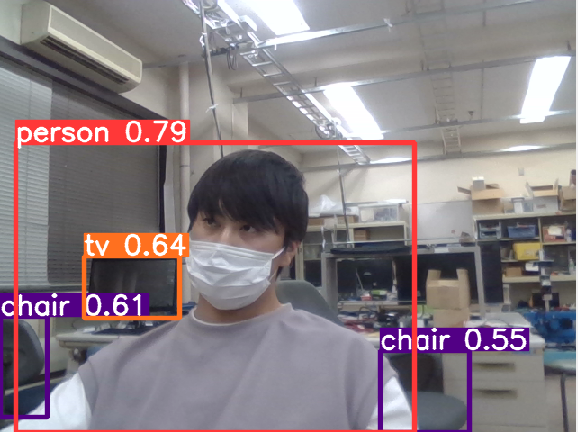
#> input picture image.png, 578 x 432 px
$ python sample.py
#> lines starting #> are read from the running program, lines starting #| are printed output that depends on the picture
import cv2
import numpy as np

img = cv2.imread("image.png")
#> img is the input picture: shape (432, 578, 3); mean B, G, R 131.5, 126.3, 137.9

# 全体をhsv化
# ほしい色領域をinRangeで抽出して白に変換
# ある座標範囲の部分（box)内に白(1)の数をカウント
# 全体の画素数で白のカウントを割った値が60％以上ならpub

# y, x
img1 = img[100:500, 10:450]
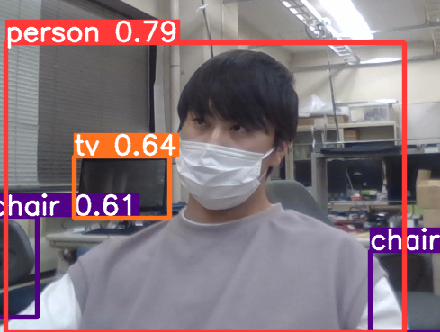
#> img1: shape (332, 440, 3); mean B, G, R 124.9, 117.7, 135.6

cv2.imshow("img", img)
cv2.imshow("img1",img1)
cv2.waitKey(0)
cv2.destroyAllWindows()

$ run again, with apple.jpg saved as image.png
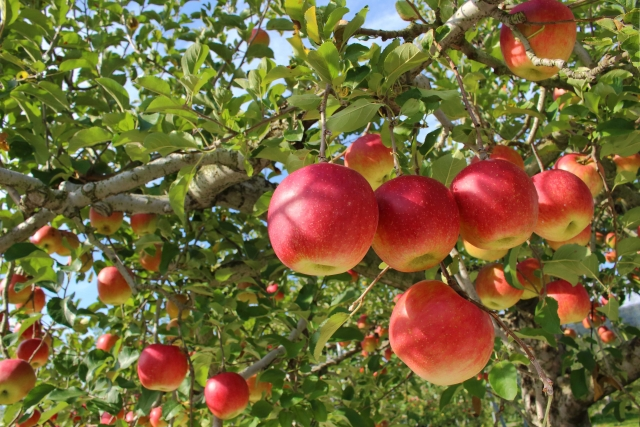
#> input picture apple.jpg, 640 x 427 px
#> img is the input picture: shape (427, 640, 3); mean B, G, R 58.4, 103, 117.3
#> `img1 = img[100:500, 10:450]`:
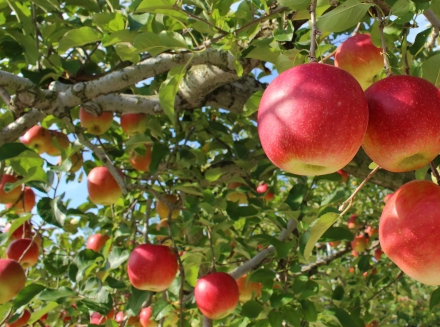
#> img1: shape (327, 440, 3); mean B, G, R 54.4, 98.6, 115.8
